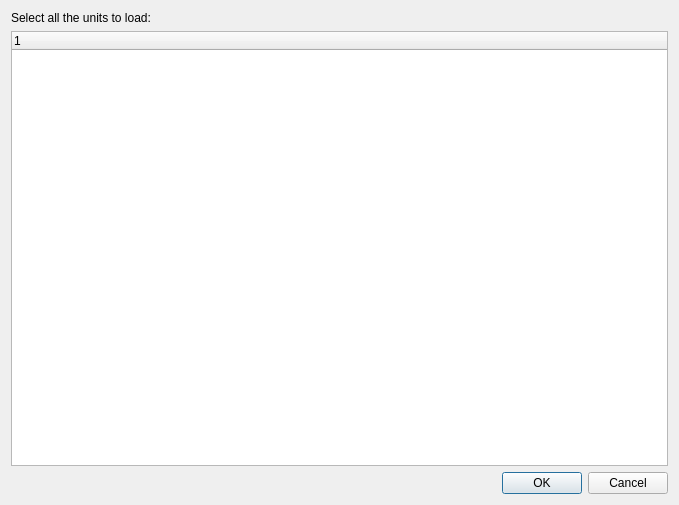
<?xml version="1.0" encoding="UTF-8"?>
<ui version="4.0">
 <class>dataHub_Raman_partialLoad</class>
 <widget class="QDialog" name="dataHub_Raman_partialLoad">
  <property name="geometry">
   <rect>
    <x>0</x>
    <y>0</y>
    <width>679</width>
    <height>505</height>
   </rect>
  </property>
  <property name="windowTitle">
   <string>Dialog</string>
  </property>
  <layout class="QVBoxLayout" name="verticalLayout_2">
   <item>
    <layout class="QVBoxLayout" name="verticalLayout">
     <item>
      <widget class="QLabel" name="label">
       <property name="text">
        <string>Select all the units to load:</string>
       </property>
      </widget>
     </item>
     <item>
      <widget class="QTreeWidget" name="tree_viewer">
       <column>
        <property name="text">
         <string notr="true">1</string>
        </property>
       </column>
      </widget>
     </item>
    </layout>
   </item>
   <item>
    <widget class="QDialogButtonBox" name="buttonBox">
     <property name="orientation">
      <enum>Qt::Orientation::Horizontal</enum>
     </property>
     <property name="standardButtons">
      <set>QDialogButtonBox::StandardButton::Cancel|QDialogButtonBox::StandardButton::Ok</set>
     </property>
    </widget>
   </item>
  </layout>
 </widget>
 <resources/>
 <connections>
  <connection>
   <sender>buttonBox</sender>
   <signal>accepted()</signal>
   <receiver>dataHub_Raman_partialLoad</receiver>
   <slot>accept()</slot>
   <hints>
    <hint type="sourcelabel">
     <x>248</x>
     <y>254</y>
    </hint>
    <hint type="destinationlabel">
     <x>157</x>
     <y>274</y>
    </hint>
   </hints>
  </connection>
  <connection>
   <sender>buttonBox</sender>
   <signal>rejected()</signal>
   <receiver>dataHub_Raman_partialLoad</receiver>
   <slot>reject()</slot>
   <hints>
    <hint type="sourcelabel">
     <x>316</x>
     <y>260</y>
    </hint>
    <hint type="destinationlabel">
     <x>286</x>
     <y>274</y>
    </hint>
   </hints>
  </connection>
 </connections>
</ui>
